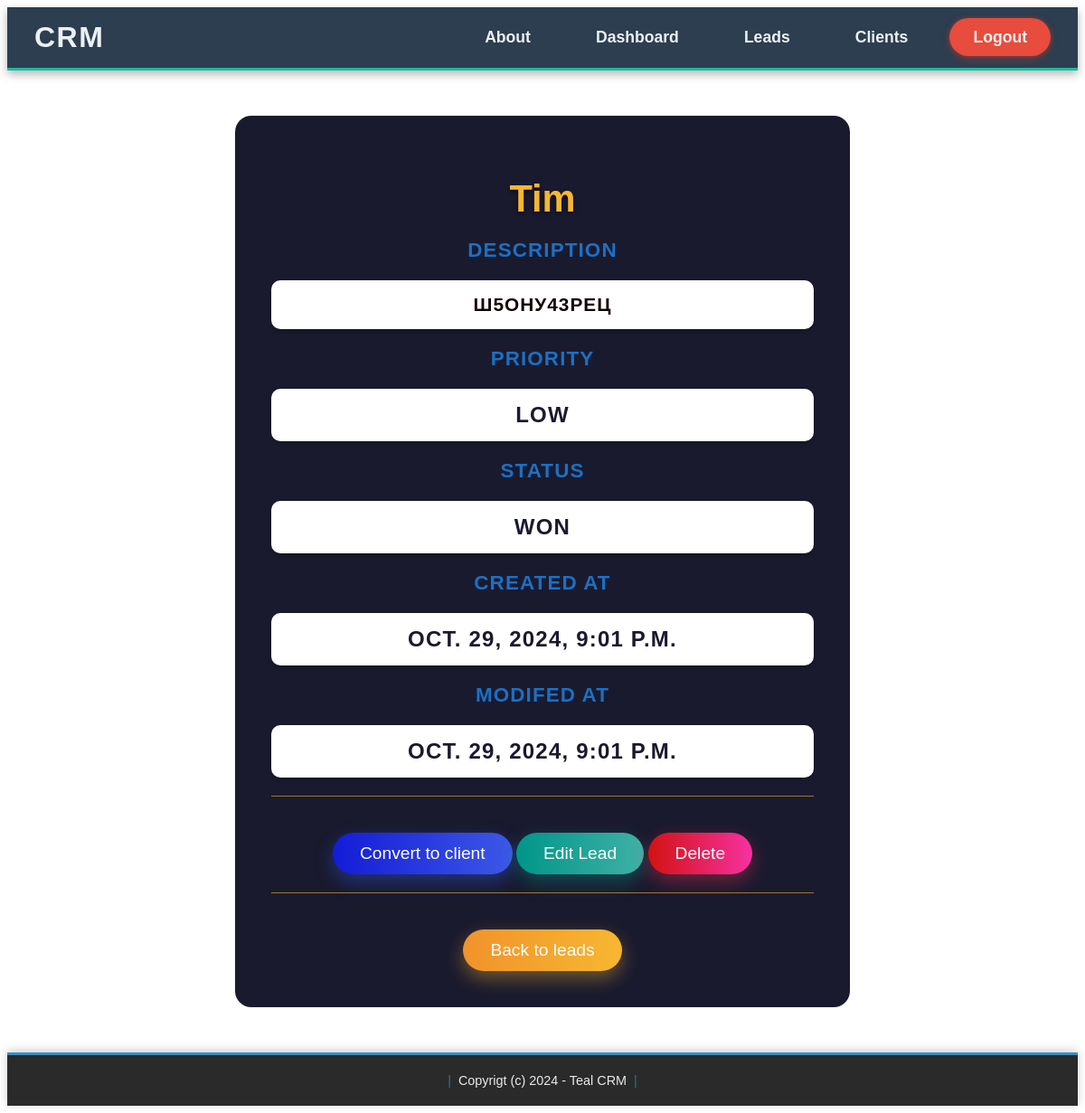
Before: /leads_detail/8/ (signed in) with the older database file.
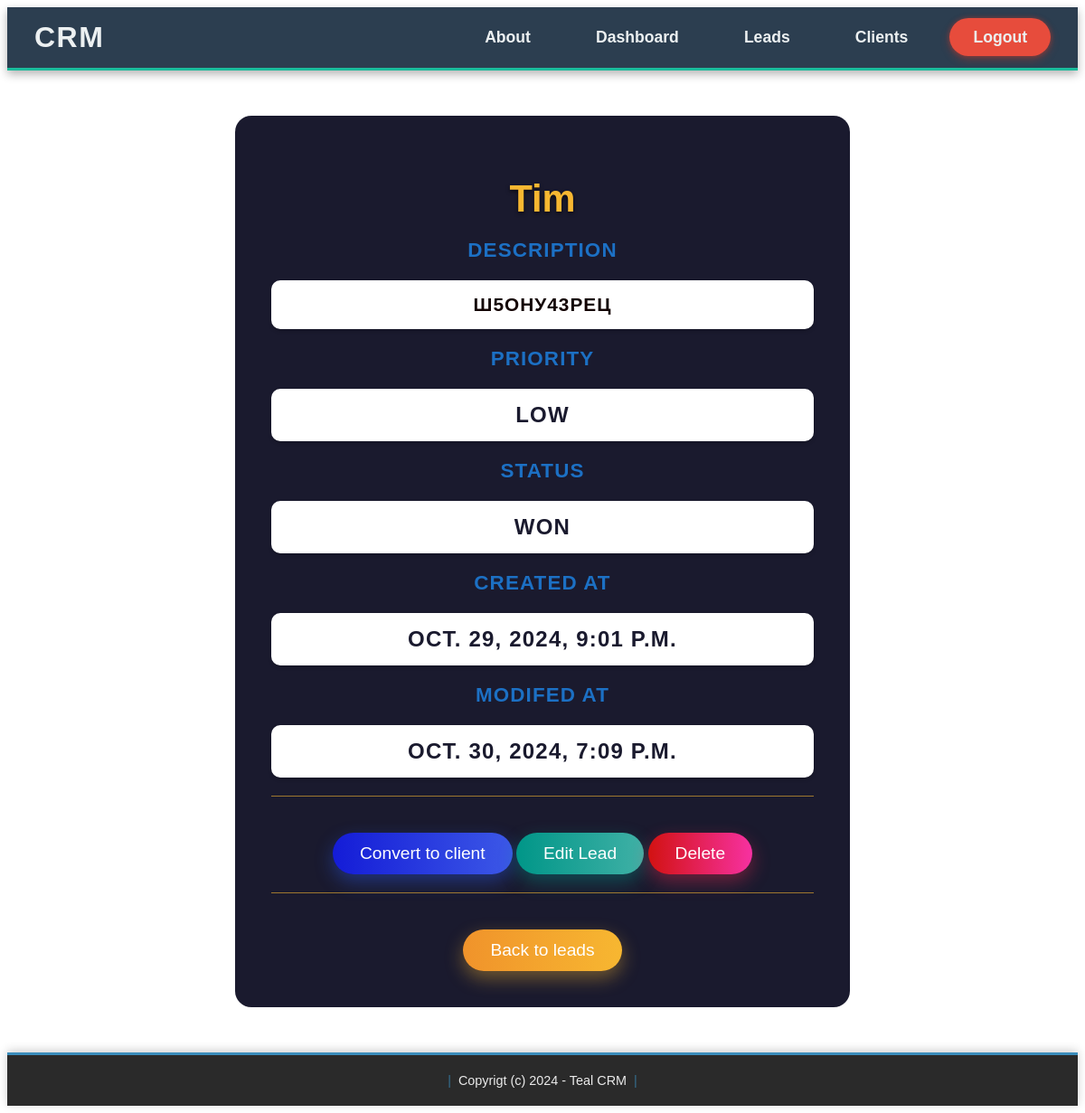
After: the same page with the newer database file.
### catalog/models.py (models this page shows, shortened)
class Lead(models.Model):
    LOW = 'low'
    MEDIUM = 'medium'
    HIGH = 'high'
    CHOICES_PRIORITY = (
        (LOW, 'Low'),
        (MEDIUM, 'Medium'),
        (HIGH, 'High'),
    )
    NEW = 'new'
    CONTACTED = 'contacted'
    WON = 'won'
    LOST = 'lost'
    CHOICES_STATUS = (
        (NEW, 'New'),
        (CONTACTED, 'Contacted'),
        (WON, 'Won'),
        (LOST, 'Lost'),
    )
    name = models.CharField(max_length=255)
    email = models.EmailField()
    description = models.TextField(blank=True, null=True)
    priority = models.CharField(max_length=10, choices=CHOICES_PRIORITY, default=MEDIUM)
    status = models.CharField(max_length=10, choices=CHOICES_STATUS, default=NEW)
    converted_to_client = models.BooleanField(default=False)
    created_by = models.ForeignKey(User, related_name='clients', on_delete=models.CASCADE)
    created_at = models.DateTimeField(auto_now_add=True)
    modified_at = models.DateTimeField(auto_now=True)

### catalog/views.py (the view)
# urls.py: path('leads_detail/<int:id>/', views.leads_detail, name='leads_detail'),
@login_required
def leads_detail(request, id):
    lead = Lead.objects.get(id=id)
    data = {'lead': lead}
    return render(request, 'lead/leads_detail.html', data)

### templates/lead/leads_detail.html (shortened to what this page needs)
{% extends 'base.html' %}
{% load static %}
{% block head %}
    <link rel="stylesheet" href="{% static 'hom_leads.css' %}">
    <link rel="stylesheet" href="{% static 'leads_details.css' %}">
{% endblock %}
{% block content %}
<div class="lead-card">
    <h1>{{ lead.name }}</h1>
    {% if lead.description %}
        <p>Description</p>
        <p class="value description">{{ lead.description }}</p>
    {% endif %}
    <p>Priority</p>
    <p class="value">{{ lead.get_priority_display }}</p>
    <p>Status</p>
    <p class="value">{{ lead.get_status_display }}</p>
    <p>Created at</p>
    <p class="value">{{ lead.created_at }}</p>
    <p>Modifed at</p>
    <p class="value">{{ lead.modified_at }}</p>
    <hr>
    <a class="convert" href="{% url 'convert_lead' lead.id %}">Convert to client</a>
    <a class="edit" href="{% url 'leads_edit' lead.id %}">Edit Lead</a>
    <a class="delete" href="{% url 'leads_delete' lead.id %}">Delete</a>
    <hr>
    <a class="back" href="{% url 'leads_list' %}">Back to leads</a>
</div>
{% endblock %}

Changed rows visible on the page:
changed Lead "Tim": modified_at "OCT. 29, 2024, 9:01 P.M." → "OCT. 30, 2024, 7:09 P.M."
